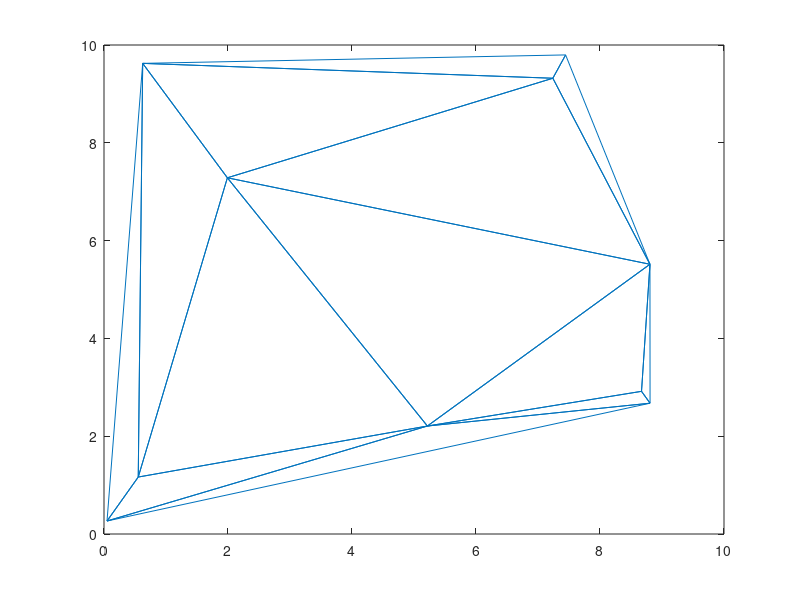

Recreate this plot in MATLAB. (Note: this script raises an error after producing the figure.)
% Test intersection with workspace

% create 2d points
n = 10;
X = 10 * rand(n,2);

D = delaunay(X(:,1),X(:,2));
trimesh(D,X(:,1),X(:,2))

C = convhull(X(:,1),X(:,2));
P = X(C,:);

% find if there is an intersection

t = 0:0.25:10;
x = randn*t + rand;

intersect = false;
p = [t(:),x(:)];
for i = 1:length(p)
    pt = p(i,:);
    intersect = checkIfPointIsInsidePolygon(P,pt);
    if intersect
        break;
    end
end

intersect

hold on;
plot(t,x)

hold off;